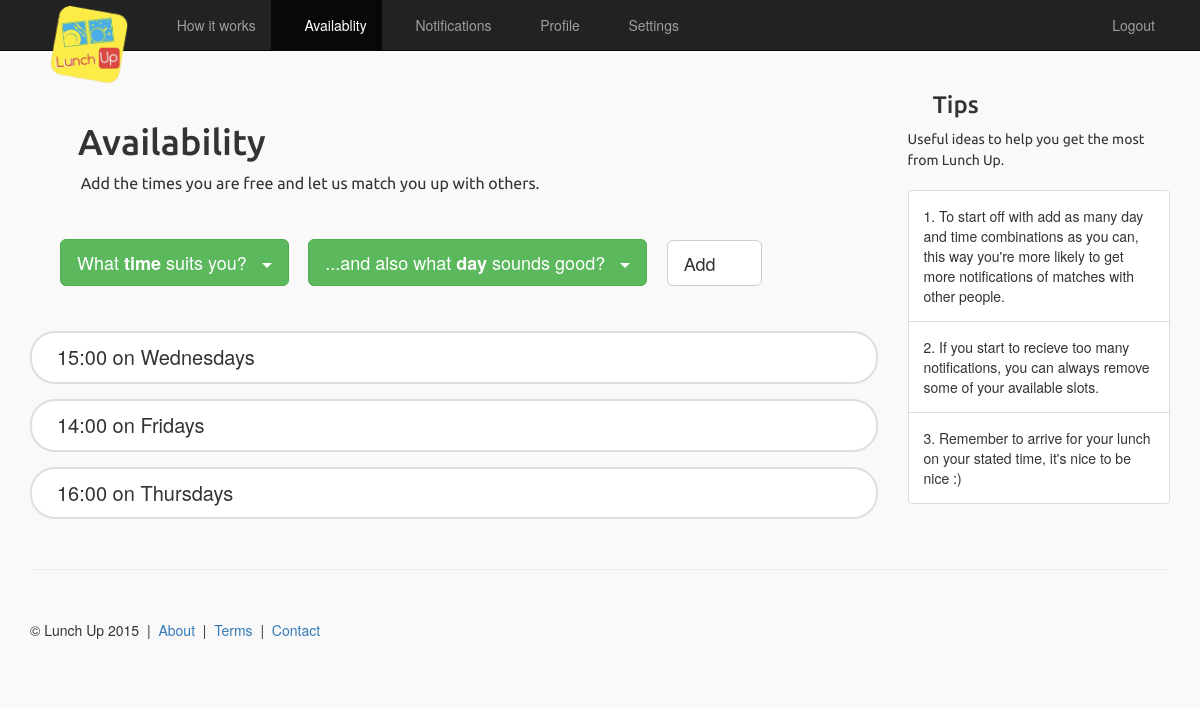
The page /availability/ (signed in) on the database its author committed.
### main/models.py (models this page shows)
class TimeInterval(models.Model):
    time = models.PositiveSmallIntegerField()
    day = models.CharField(max_length=10)

### main/views.py (the view)
# urls.py: url(r'^availability/$', views.avail, name='avail'),
@login_required
def avail(request):
    context_dict = {}
    try:
        user_profile = UserProfile.objects.get(user=request.user)
        context_dict['availabilities'] = user_profile.availability.all()
    except:
        pass
    return render(request, 'main/avail.html', context_dict)

### templates/main/avail.html (shortened to what this page needs)
{% extends 'base.html' %}
{% load staticfiles %}
{% block body_block %}
      <div class="row row-offcanvas row-offcanvas-right">
        <div class="col-xs-12 col-sm-9">
          <div class="jumbotron_two">
            <h1><span class="glyphicon glyphicon glyphicon-time" aria-hidden="true"></span> <span class="font_styled">Availability</span></h1>
            <p style="font-size:16px;" class="font_styled">&nbsp;&nbsp;&nbsp;&nbsp;&nbsp;&nbsp;&nbsp;&nbsp;&nbsp;&nbsp;&nbsp;Add the times you are free and let us match you up with others.</p>
          </div>
          <div class="row" style="padding:15px;">
              <div class="col-md-12" style="border: 0px solid; border-radius: 25px; border-color: #cccccc; margin-bottom:15px; padding:10px 10px 30px 30px;">
                <div class="btn-group">
                  <button id = "time" type="button" class="btn btn-success dropdown-toggle btn-lg" data-toggle="dropdown" aria-expanded="false">
                    What <b>time</b> suits you?&nbsp;&nbsp;&nbsp;<span class="caret"></span>
                  </button>
                </div>
                <div class="btn-group">
                  <button id = "day" type="button" class="btn btn-success dropdown-toggle btn-lg" data-toggle="dropdown" aria-expanded="false">
                    ...and also what <b>day</b> sounds good?&nbsp;&nbsp;&nbsp;<span class="caret"></span>
                  </button>
                </div>
                <div class="btn-group">
                  <button id="add" type="button" class="btn btn-default dropdown-toggle btn-lg" aria-expanded="false">
                    Add&nbsp;&nbsp;&nbsp;<span class="glyphicon glyphicon-chevron-right" aria-hidden="true" />
                  </button>
                </div>
              </div>
              <div id = "avail">
                  {% if availabilities %}
                      {% for avail in availabilities %}
                          <div class="col-md-12" style="border: 2px solid; border-radius: 25px; border-color: #dedede; margin-bottom:15px; padding:10px; background-color:#ffffff;">
                            <div class="col-md-12">
                                <span style="font-size:20px;">{{ avail.time }}:00 on {{ avail.day }}s</span> <span style="font-size:22px;" class="pull-right glyphicon glyphicon-remove-circle" aria-hidden="true"></span>
                            </div>
                          </div>
                      {% endfor %}
                  {% endif %}
              </div>
          </div>
        </div>
        <div class="col-xs-6 col-sm-3 sidebar-offcanvas" id="sidebar">
          <h3><span class="glyphicon glyphicon-check" aria-hidden="true"></span> <span class="font_styled">Tips</span></h3><span class="font_styled">Useful ideas to help you get the most from Lunch Up.</span><br /><br />
          <div class="list-group">
            <span href="#" class="list-group-item" style="padding:15px;">1. To start off with add as many day and time combinations as you can, this way you're more likely to get more notifications of matches with other people.</span>
            <span href="#" class="list-group-item" style="padding:15px;">2. If you start to recieve too many notifications, you can always remove some of your available slots.</span>
            <span href="#" class="list-group-item" style="padding:15px;">3. Remember to arrive for your lunch on your stated time, it's nice to be nice :)</span>
          </div>
        </div>
      </div>
      <hr>
{% endblock %}

### static/_css/custom.css (style rules this page uses)
body { background-color: #f9f9f9; }
.jumbotron_two { margin-top:20px; padding:10px; }
.font_styled { font-family: 'Ubuntu'; }

### rows shown on the page
TimeInterval: time "15", day "Wednesday"
TimeInterval: time "14", day "Friday"
TimeInterval: time "16", day "Thursday"
